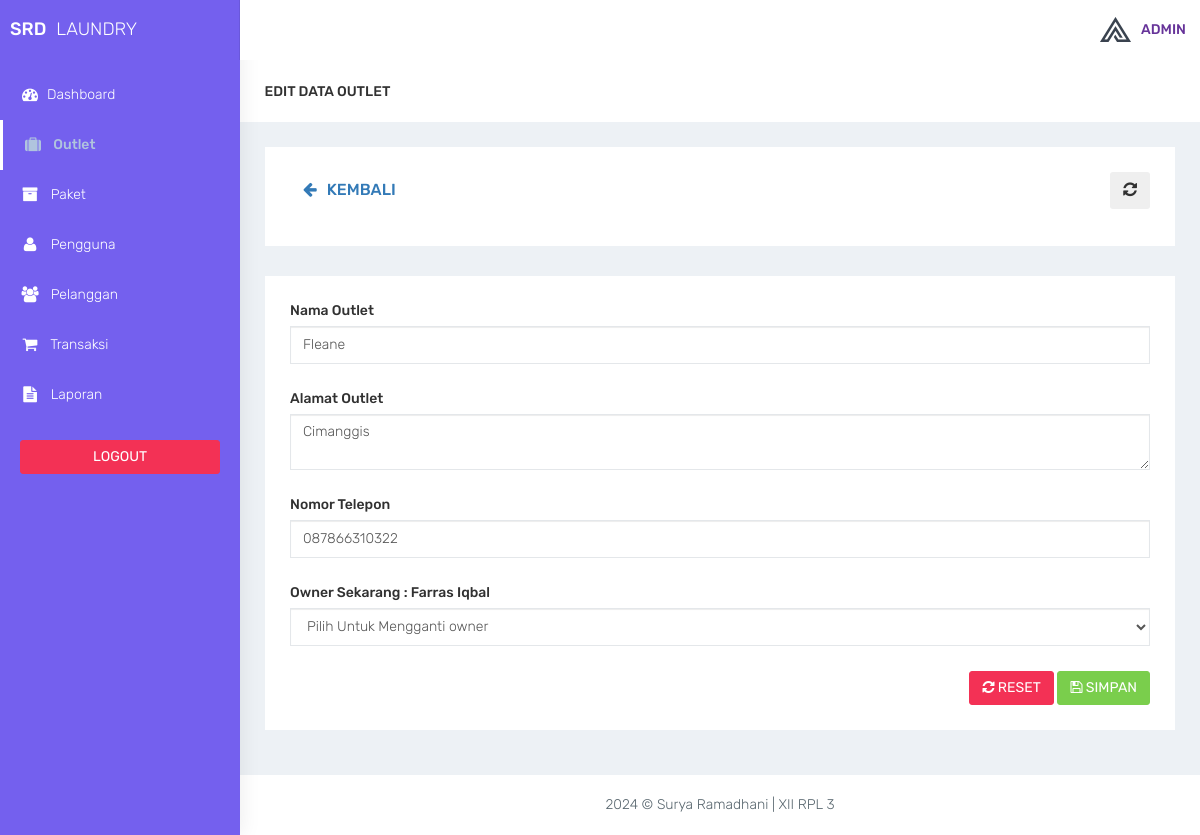
Page /admin/outlet_edit.php?id=1 (signed in) on the committed database.
### tables this page shows
CREATE TABLE `user` (
  `id_user` int(11) NOT NULL,
  `nama_user` varchar(100) DEFAULT NULL,
  `username` varchar(32) DEFAULT NULL,
  `password` varchar(150) DEFAULT NULL,
  `outlet_id` int(11) DEFAULT NULL,
  `role` enum('admin','kasir','owner') DEFAULT NULL
);

CREATE TABLE `outlet` (
  `id_outlet` int(11) NOT NULL,
  `nama_outlet` varchar(100) DEFAULT NULL,
  `alamat_outlet` text DEFAULT NULL,
  `telp_outlet` varchar(15) DEFAULT NULL
);

### admin/functions.php (called while the page is built, shortened)
<?php
function ambildata($conn, $query)
{
    $data = mysqli_query($conn, $query);
    if (mysqli_num_rows($data) > 0) {
        while ($row = mysqli_fetch_assoc($data)) {
            $hasil[] = $row;
        }
        return $hasil;
    }
}
function ambilsatubaris($conn, $query)
{
    $db = mysqli_query($conn, $query);
    return mysqli_fetch_assoc($db);
}

### admin/outlet_edit.php (the view, shortened to what this page needs)
<?php
require 'functions.php';
$query = 'SELECT outlet.*, user.nama_user,user.id_user FROM outlet LEFT JOIN user ON user.outlet_id = outlet.id_outlet WHERE id_outlet = ' . stripslashes($_GET['id']);
$data = ambilsatubaris($conn, $query);
$query2 = 'SELECT user.*,outlet.nama_outlet FROM outlet RIGHT JOIN user ON user.outlet_id = outlet.id_outlet WHERE user.role = "owner" order by user.outlet_id asc';
$data2 = ambildata($conn, $query2);
require 'layout_header.php';
?>
<div class="container-fluid">
    <div class="row bg-title">
        <div class="col-lg-3 col-md-4 col-sm-4 col-xs-12">
            <h4 class="page-title">Edit Data Outlet</h4>
        </div>
    </div>
    <div class="row">
        <div class="col-md-12 col-lg-12 col-sm-12 col-xs-12">
            <div class="white-box">
                <div class="row">
                    <div class="col-md-6">
                        <a href="outlet.php" class="btn btn-secondary box-title"><i class="fa fa-arrow-left fa-fw"></i> Kembali</a>
                    </div>
                    <div class="col-md-6 text-right">
                        <button id="btn-refresh" class="btn btn-dark box-title text-right" title="Refresh Data"><i class="fa fa-refresh" id="ic-refresh"></i></button>
                    </div>
                </div>
            </div>
        </div>
    </div>
    <div class="row">
        <div class="col-md-12 col-lg-12 col-sm-12 col-xs-12">
            <div class="white-box">
                <form method="post" action="">
                    <div class="form-group">
                        <label>Nama Outlet</label>
                        <input type="text" value="<?= $data['nama_outlet']; ?>" name="nama_outlet" class="form-control">
                    </div>
                    <div class="form-group">
                        <label>Alamat Outlet</label>
                        <textarea name="alamat_outlet" class="form-control"><?= htmlspecialchars($data['alamat_outlet']); ?></textarea>
                    </div>
                    <div class="form-group">
                        <label>Nomor Telepon</label>
                        <input type="number" value="<?= htmlspecialchars($data['telp_outlet']); ?>" name="telp_outlet" class="form-control">
                    </div>
                    <?php if ($data['nama_user']  == null) : ?>
                        <div class="form-group">
                            <label>Belum Ada Owner (silahkan pilih owner)</label>
                            <select name="owner_id" class="form-control">
                                <?php foreach ($data2 as $owner) : ?>
                                    <option value="<?= htmlspecialchars($owner['id_user']); ?>"><?= htmlspecialchars($owner['nama_user']); ?>
                                        <?php if ($owner['outlet_id'] == null) : ?>
                                            ( Belum memiliki outlet )
                                        <?php else : ?>
                                            ( Owner di <?= htmlspecialchars($owner['nama_outlet']); ?> )
                                        <?php endif ?>
                                    </option>
                                <?php endforeach ?>
                            </select>
                        </div>
                    <?php else : ?>
                        <div class="form-group">
                            <label>Owner Sekarang : <?= htmlspecialchars($data['nama_user']); ?></label>
                            <select name="owner_id_new" class="form-control">
                                <option class="">Pilih Untuk Mengganti owner</option>
                            </select>
                        </div>
                    <?php endif; ?>
                    <div class="text-right">
                        <button type="reset" class="btn btn-danger"><i class="fa fa-refresh"></i> RESET</button>
                        <button type="submit" name="btn-simpan" class="btn btn-success"><i class="fa fa-save"></i> SIMPAN</button>
                    </div>
                </form>
            </div>
        </div>
    </div>
</div>
<?php
require 'layout_footer.php';
?>

### assets/css/colors/default.css (style rules this page uses)
body { background: #fff; }

### rows in the picture
user: nama_outlet "Fleane", alamat_outlet "Cimanggis", telp_outlet "087866310322", nama_user "Farras Iqbal"
